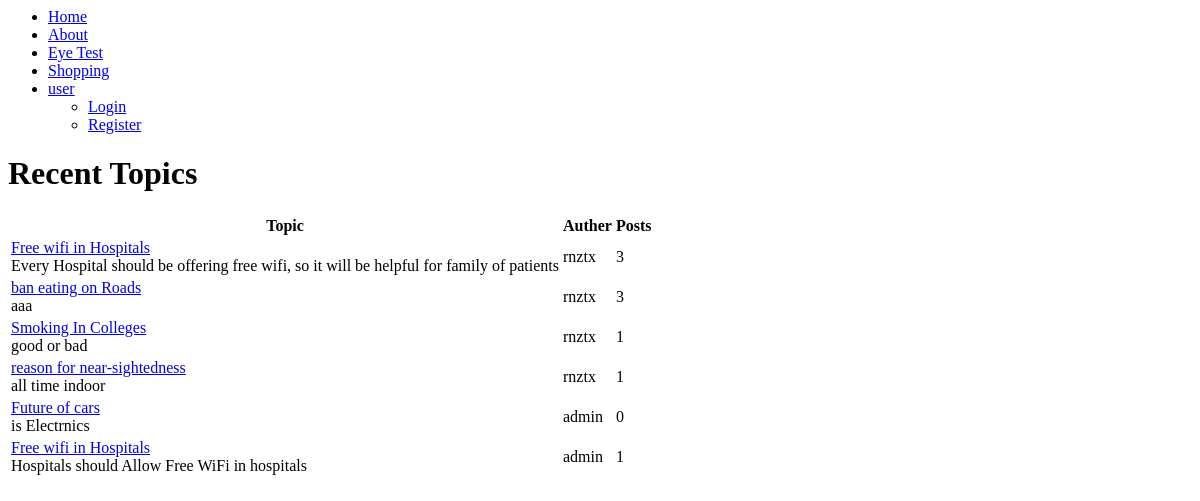
Page /topicList.php on the earlier database version.
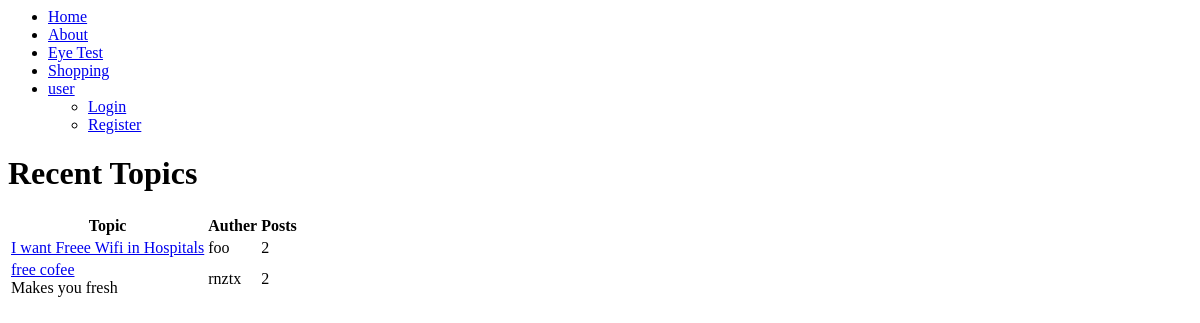
Same page on the later database version.
### tables this page shows
CREATE TABLE IF NOT EXISTS `topics` (
`topic_id` int(8) NOT NULL,
  `topic_title` varchar(255) NOT NULL,
  `topic_description` varchar(255) NOT NULL,
  `category_id` int(8) NOT NULL,
  `topic_auther` varchar(30) NOT NULL
);

### include/core.php (the view, shortened to what this page needs)
<?php
    function dbConnect(){
        $host = "localhost";
        $username = "root";
        $password = "precious";
        $database = "forum";
        $conn = new mysqli($host, $username, $password, $database);
        if($conn->connect_error){
            die("</br> Connection Failed ".$conn->connect_error);
        }
        else{
            return $conn;
        }
    }
    function fetchList($myList,$listId,$headName){
        $sql_query = "";
        $conn = dbConnect();
        if($myList=="category" && $listId=="all"){
            $sql_query = "SELECT * FROM categories";
            $resultSet = $conn->query($sql_query);
            $cat_id = "";
            $count = "";
            $cat_name = "";
            $cat_description = "";
            if($resultSet->num_rows > 0){
                while($row = $resultSet->fetch_assoc()){
                    $cat_id = $row['cat_id'];
                    $cat_name = $row['cat_name'];
                    $cat_description = $row['cat_description'];
                    $count = getCount("topics",$cat_id);
                    echo "<tr>
                    <td><a href=\"topicList.php?cat_id=".$cat_id."&cat_name=".$cat_name."\">".$cat_name."</br>
                    <span class=\"desc\">".$cat_description."</span></td>
                    <td>".$count."</td>
                    <td class=\"icons\" >
                    <form method=\"post\" action=\"update.php\">
                            <input type=\"hidden\" name=\"id\" value=\"".$cat_id."\">
                            <input type=\"hidden\" name=\"name\" value=\"".$cat_name."\">
                            <input type=\"hidden\" name=\"description\" value=\"".$cat_description."\">
                            <input type=\"hidden\" name=\"type\" value=\"categories\">
                           <button type=\"submit\" class=\"fa fa-pencil fa-1g icons\" ></button>
                    </form>
                    </td>
                    </tr>";
                }
                $conn->close();
                return;
            }
        }
        elseif($myList=="topics"){
            $tableHeader = "<table class=\"tab\">
                           <tr><th class=\"one\">Topic</th><th class=\"two\">Auther</th><th class=\"three\">Posts</th></tr>";
            if($listId == "all"){
                $sql_query = "SELECT * FROM topics";
            }
            else{
                $sql_query = "SELECT * FROM `topics` WHERE category_id = '$listId'";
            }
            $resultSet = $conn->query($sql_query);
            echo $headName;
            echo $tableHeader;
            if($resultSet->num_rows > 0){
                    while($row = $resultSet->fetch_assoc()){
                        $topic_title =  $row['topic_title'];
                        $topic_description = $row['topic_description'];
                        $topic_auther =$row['topic_auther'];
                        $topic_id = $row['topic_id'];
                        $count = getCount("posts",$topic_id);
                        $topic_post_link = "<a href=\"posts.php?topic_id=".$topic_id."&topic_title=".$topic_title."\"><span>".$topic_title."</span></a>";
                        echo "<tr>
                        <td>".$topic_post_link."</br>
                        <span class=\"desc\">".$topic_description."</span></td>
                        <td>".$topic_auther."</td>
                        <td>".$count."</td>";
                        echo "</tr>";
                    }
            }
            return;
        }
    }
    function getCount($content, $parent_id){
        $sql_query = "";
        $count = 1;
        switch($content){
            case "posts":
                $table_name = "posts";
                $sql_query = "select count(*) as total from $table_name where topic_id = $parent_id";
            break;
        }
        $conn = dbConnect();
        $resultSet = $conn->query($sql_query);
        if($resultSet->num_rows > 0){
            while($row = $resultSet->fetch_assoc()){
                $count = $row['total'];
            }
            return $count;
        }
    }
?>

### topicList.php (shortened to what this page needs)
<?php
    include 'include/core.php';
    $myList = "topics";
    $listId = "all";
    $headName = "<h1>Recent Topics</h1>";
?>
<html>
    <head>
        <?php include 'menu.php';
        ?>
        <link rel="stylesheet" type="html/css" href="css/main.css" >
    </head>
    <body>
        <div class="box">
            <div class="content">
             <?php fetchList($myList,$listId,$headName);?>
             </table>
            </div>
        </div>
    </body>
</html>

### menu.php (shortened to what this page needs)
<html>
  <head>
    <link rel="stylesheet" type="html/css" href="css/menu.css" >
    <link rel="stylesheet" href="font-awesome/css/font-awesome.min.css">
  </head>
  <body>
   <div id="wrapper">
      <nav>
        <ul class="menu">
          <li><a href="index.php"><span>Home</span></a></li>
          <li><a href="#"><span>About</span></a></li>
          <li><a href="eyetest.php"><span>Eye Test</span></a></li>
          <li><a href="shop.php"><span>Shopping</span></a></li>
          <li><a href="#">
          <span><?php
                  if(isset($_SESSION['user_name'])){
                    echo "hi, ".$_SESSION['user_name'];
                  }
                  else
                    echo "user";
                ?>
          </span></a>
            <ul class="sub-menu">
              <?php
                  if(!isset($_SESSION['user_name'])){
                    print("<li><a href=\"login.php\">Login</a></li>");
                    print("<li><a href=\"register.php\">Register</a></li>");
                  }
                  else{
                      if(isSuper()){
                        print("<li><a href=\"createCategory.php\">Create Category</a></li>");
                      }
                    print("<li><a href=\"logout.php\">Logout</a></li>");
                  }
              ?>
            </ul>
          </li>
        </ul>
      </nav>
    </div>
  </body>
</html>

Differences in the rows shown:
removed topics: topic_title "Free wifi in Hospitals", topic_description "Every Hospital should be offering free wifi, so it will be helpful for family of patients", topic_auther "rnztx", count "3"
removed topics: topic_title "ban eating on Roads", topic_description "aaa", topic_auther "rnztx", count "3"
removed topics: topic_title "Smoking In Colleges", topic_description "good or bad", topic_auther "rnztx", count "1"
removed topics: topic_title "reason for near-sightedness", topic_description "all time indoor", topic_auther "rnztx", count "1"
removed topics: topic_title "Future of cars", topic_description "is Electrnics", topic_auther "admin", count "0"
removed topics: topic_title "Free wifi in Hospitals", topic_description "Hospitals should Allow Free WiFi in hospitals", topic_auther "admin", count "1"
added topics: topic_title "I want Freee Wifi in Hospitals", topic_auther "foo", count "2"
added topics: topic_title "free cofee", topic_description "Makes you fresh", topic_auther "rnztx", count "2"
